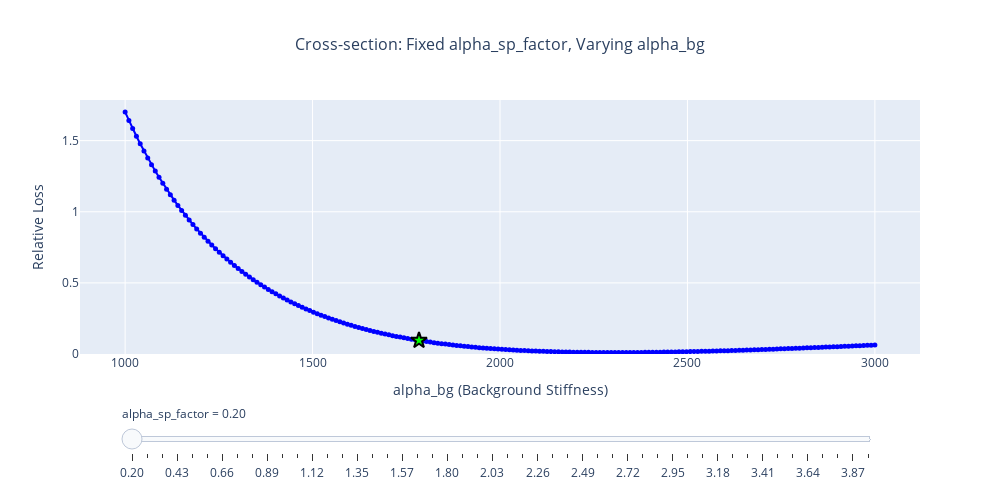

Write notebook code for a chart like this one.
### Code cell
# Create frames for vertical cross-sections (varying alpha_bg)
frames_vert = []
slider_steps_vert = []

sampled_indices_vert = list(range(0, len(alpha_sp_factors), max(1, len(alpha_sp_factors)//50)))

for idx, j in enumerate(sampled_indices_vert):
    frame_data = [
        go.Scatter(
            x=alpha_bg_values,
            y=relative_loss[:, j],
            mode='lines+markers',
            line=dict(color='blue', width=2),
            marker=dict(size=5),
            name=f'alpha_sp_factor = {alpha_sp_factors[j]:.2f}'
        ),
        go.Scatter(
            x=[alpha_bg_values[min_idx[0]]],
            y=[relative_loss[min_idx[0], j]],
            mode='markers',
            marker=dict(size=12, color='lime', symbol='star', 
                       line=dict(width=2, color='black')),
            name='Optimal alpha_bg',
            showlegend=False
        )
    ]
    
    frames_vert.append(go.Frame(data=frame_data, name=str(idx)))
    
    slider_steps_vert.append({
        "args": [[str(idx)], {"frame": {"duration": 0, "redraw": True}, "mode": "immediate"}],
        "label": f"{alpha_sp_factors[j]:.2f}",
        "method": "animate"
    })

# Create figure for vertical cross-sections
fig_vert = go.Figure(
    data=frames_vert[0].data,
    frames=frames_vert
)

# Update layout
fig_vert.update_layout(
    title=dict(
        text='Cross-section: Fixed alpha_sp_factor, Varying alpha_bg',
        x=0.5,
        xanchor='center',
        font=dict(size=16)
    ),
    xaxis=dict(
        title='alpha_bg (Background Stiffness)'
    ),
    yaxis=dict(
        title='Relative Loss',
        range=y_range
    ),
    width=1000,
    height=500,
    showlegend=False,
    sliders=[{
        "active": 0,
        "yanchor": "top",
        "y": -0.15,
        "xanchor": "left",
        "currentvalue": {
            "prefix": "alpha_sp_factor = ",
            "visible": True,
            "xanchor": "left"
        },
        "transition": {"duration": 0},
        "pad": {"b": 10, "t": 10},
        "len": 0.9,
        "x": 0.05,
        "steps": slider_steps_vert
    }]
)

fig_vert.show()

### Figure 1 — Plotly figure (JSON) as saved in the notebook; plotly's stock layout.template omitted (floating-point values rounded to 4 significant figures; data arrays with more than 128 entries replaced by an {"elided": "..."} marker saying what was removed)
{"data": [{"line": {"color": "blue", "width": 2}, "marker": {"size": 5}, "mode": "lines+markers", "name": "alpha_sp_factor = 0.20", "type": "scatter", "x": {"elided": "200 float values"}, "y": {"elided": "200 float values"}}, {"marker": {"color": "lime", "line": {"color": "black", "width": 2}, "size": 12, "symbol": "star"}, "mode": "markers", "name": "Optimal alpha_bg", "showlegend": false, "type": "scatter", "x": [1784.0], "y": [0.09554]}], "layout": {"height": 500, "showlegend": false, "sliders": [{"active": 0, "currentvalue": {"prefix": "alpha_sp_factor = ", "visible": true, "xanchor": "left"}, "len": 0.9, "pad": {"b": 10, "t": 10}, "steps": [{"args": [["0"], {"frame": {"duration": 0, "redraw": true}, "mode": "immediate"}], "label": "0.20", "method": "animate"}, {"args": [["1"], {"frame": {"duration": 0, "redraw": true}, "mode": "immediate"}], "label": "0.28", "method": "animate"}, {"args": [["2"], {"frame": {"duration": 0, "redraw": true}, "mode": "immediate"}], "label": "0.35", "method": "animate"}, {"args": [["3"], {"frame": {"duration": 0, "redraw": true}, "mode": "immediate"}], "label": "0.43", "method": "animate"}, {"args": [["4"], {"frame": {"duration": 0, "redraw": true}, "mode": "immediate"}], "label": "0.51", "method": "animate"}, {"args": [["5"], {"frame": {"duration": 0, "redraw": true}, "mode": "immediate"}], "label": "0.58", "method": "animate"}, {"args": [["6"], {"frame": {"duration": 0, "redraw": true}, "mode": "immediate"}], "label": "0.66", "method": "animate"}, {"args": [["7"], {"frame": {"duration": 0, "redraw": true}, "mode": "immediate"}], "label": "0.73", "method": "animate"}, {"args": [["8"], {"frame": {"duration": 0, "redraw": true}, "mode": "immediate"}], "label": "0.81", "method": "animate"}, {"args": [["9"], {"frame": {"duration": 0, "redraw": true}, "mode": "immediate"}], "label": "0.89", "method": "animate"}, {"args": [["10"], {"frame": {"duration": 0, "redraw": true}, "mode": "immediate"}], "label": "0.96", "method": "animate"}, {"args": [["11"], {"frame": {"duration": 0, "redraw": true}, "mode": "immediate"}], "label": "1.04", "method": "animate"}, {"args": [["12"], {"frame": {"duration": 0, "redraw": true}, "mode": "immediate"}], "label": "1.12", "method": "animate"}, {"args": [["13"], {"frame": {"duration": 0, "redraw": true}, "mode": "immediate"}], "label": "1.19", "method": "animate"}, {"args": [["14"], {"frame": {"duration": 0, "redraw": true}, "mode": "immediate"}], "label": "1.27", "method": "animate"}, {"args": [["15"], {"frame": {"duration": 0, "redraw": true}, "mode": "immediate"}], "label": "1.35", "method": "animate"}, {"args": [["16"], {"frame": {"duration": 0, "redraw": true}, "mode": "immediate"}], "label": "1.42", "method": "animate"}, {"args": [["17"], {"frame": {"duration": 0, "redraw": true}, "mode": "immediate"}], "label": "1.50", "method": "animate"}, {"args": [["18"], {"frame": {"duration": 0, "redraw": true}, "mode": "immediate"}], "label": "1.57", "method": "animate"}, {"args": [["19"], {"frame": {"duration": 0, "redraw": true}, "mode": "immediate"}], "label": "1.65", "method": "animate"}, {"args": [["20"], {"frame": {"duration": 0, "redraw": true}, "mode": "immediate"}], "label": "1.73", "method": "animate"}, {"args": [["21"], {"frame": {"duration": 0, "redraw": true}, "mode": "immediate"}], "label": "1.80", "method": "animate"}, {"args": [["22"], {"frame": {"duration": 0, "redraw": true}, "mode": "immediate"}], "label": "1.88", "method": "animate"}, {"args": [["23"], {"frame": {"duration": 0, "redraw": true}, "mode": "immediate"}], "label": "1.96", "method": "animate"}, {"args": [["24"], {"frame": {"duration": 0, "redraw": true}, "mode": "immediate"}], "label": "2.03", "method": "animate"}, {"args": [["25"], {"frame": {"duration": 0, "redraw": true}, "mode": "immediate"}], "label": "2.11", "method": "animate"}, {"args": [["26"], {"frame": {"duration": 0, "redraw": true}, "mode": "immediate"}], "label": "2.19", "method": "animate"}, {"args": [["27"], {"frame": {"duration": 0, "redraw": true}, "mode": "immediate"}], "label": "2.26", "method": "animate"}, {"args": [["28"], {"frame": {"duration": 0, "redraw": true}, "mode": "immediate"}], "label": "2.34", "method": "animate"}, {"args": [["29"], {"frame": {"duration": 0, "redraw": true}, "mode": "immediate"}], "label": "2.42", "method": "animate"}, {"args": [["30"], {"frame": {"duration": 0, "redraw": true}, "mode": "immediate"}], "label": "2.49", "method": "animate"}, {"args": [["31"], {"frame": {"duration": 0, "redraw": true}, "mode": "immediate"}], "label": "2.57", "method": "animate"}, {"args": [["32"], {"frame": {"duration": 0, "redraw": true}, "mode": "immediate"}], "label": "2.64", "method": "animate"}, {"args": [["33"], {"frame": {"duration": 0, "redraw": true}, "mode": "immediate"}], "label": "2.72", "method": "animate"}, {"args": [["34"], {"frame": {"duration": 0, "redraw": true}, "mode": "immediate"}], "label": "2.80", "method": "animate"}, {"args": [["35"], {"frame": {"duration": 0, "redraw": true}, "mode": "immediate"}], "label": "2.87", "method": "animate"}, {"args": [["36"], {"frame": {"duration": 0, "redraw": true}, "mode": "immediate"}], "label": "2.95", "method": "animate"}, {"args": [["37"], {"frame": {"duration": 0, "redraw": true}, "mode": "immediate"}], "label": "3.03", "method": "animate"}, {"args": [["38"], {"frame": {"duration": 0, "redraw": true}, "mode": "immediate"}], "label": "3.10", "method": "animate"}, {"args": [["39"], {"frame": {"duration": 0, "redraw": true}, "mode": "immediate"}], "label": "3.18", "method": "animate"}, {"args": [["40"], {"frame": {"duration": 0, "redraw": true}, "mode": "immediate"}], "label": "3.26", "method": "animate"}, {"args": [["41"], {"frame": {"duration": 0, "redraw": true}, "mode": "immediate"}], "label": "3.33", "method": "animate"}, {"args": [["42"], {"frame": {"duration": 0, "redraw": true}, "mode": "immediate"}], "label": "3.41", "method": "animate"}, {"args": [["43"], {"frame": {"duration": 0, "redraw": true}, "mode": "immediate"}], "label": "3.48", "method": "animate"}, {"args": [["44"], {"frame": {"duration": 0, "redraw": true}, "mode": "immediate"}], "label": "3.56", "method": "animate"}, {"args": [["45"], {"frame": {"duration": 0, "redraw": true}, "mode": "immediate"}], "label": "3.64", "method": "animate"}, {"args": [["46"], {"frame": {"duration": 0, "redraw": true}, "mode": "immediate"}], "label": "3.71", "method": "animate"}, {"args": [["47"], {"frame": {"duration": 0, "redraw": true}, "mode": "immediate"}], "label": "3.79", "method": "animate"}, {"args": [["48"], {"frame": {"duration": 0, "redraw": true}, "mode": "immediate"}], "label": "3.87", "method": "animate"}, {"args": [["49"], {"frame": {"duration": 0, "redraw": true}, "mode": "immediate"}], "label": "3.94", "method": "animate"}], "transition": {"duration": 0}, "x": 0.05, "xanchor": "left", "y": -0.15, "yanchor": "top"}], "title": {"font": {"size": 16}, "text": "Cross-section: Fixed alpha_sp_factor, Varying alpha_bg", "x": 0.5, "xanchor": "center"}, "width": 1000, "xaxis": {"title": {"text": "alpha_bg (Background Stiffness)"}}, "yaxis": {"range": [1.311e-07, 1.786], "title": {"text": "Relative Loss"}}}}
